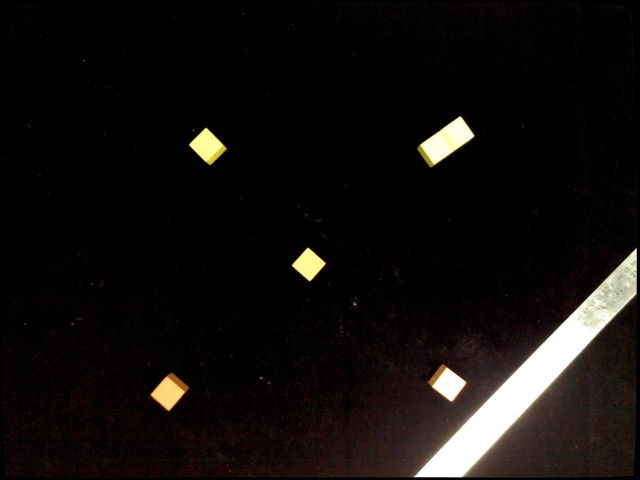
#> input picture Assignment4/TEST_IMG2022-11-18 20:52:20.598143.png, 1280 x 960 px (shown at 1/2 size)
$ python shapes.py 'TEST_IMG2022-11-18 20:52:20.598143.png'
#> lines starting #> are read from the running program, lines starting #| are printed output that depends on the picture; after the words box and inside, x2 and y2 are one past the last pixel; in counts of white or black regions, pixels touching at a corner belong together
import argparse
import math as m
from math import atan2, tan
from typing import List, Tuple

import cv2
import numpy as np
from matplotlib import pyplot as plt
from scipy.spatial.transform import Rotation as R

# Type definition
Point2D = Tuple[float, float]
Point3D = Tuple[float, float, float]  # (x, y, z)
Frame2D = Tuple[float, float, float]  # (x, y, phi)
Frame3D = Tuple

# Measured at:
# "     x,   y,   z,      rx,  ry,     rz"
# "350.00, 350, 730, -180.00, 0.0, 135.00"
intrinsic = np.array([
    [1.37792826e+03, 0.00000000e+00, 6.59752738e+02],
    [0.00000000e+00, 1.37632357e+03, 5.44888633e+02],
    [0.00000000e+00, 0.00000000e+00, 1.00000000e+00]
])
f = 1376.0
arm_position = (350, 350, 730)
arm_orientation = (-180, 0, 135)
rot = R.from_euler('xyz', arm_orientation, degrees=True).as_matrix()
offset = (0, -85, 0)

# Homogeneous transformation from camera to base
T = np.concatenate(
    (np.concatenate((rot, [[350], [350], [730]]), axis=1), [[0, 0, 0, 1]]), axis=0
)


# TODO: Maybe, we can split the modules as detector and controller.

def rotate2D(phi: float) -> np.ndarray:
    phi = m.radians(phi)

    return np.array([
        [m.cos(phi), -m.sin(phi), 0],
        [m.sin(phi), m.cos(phi), 0],
        [0, 0, 1]]
    )


def principleLine(w: int, frame: Frame2D):
    cx, cy, phi = frame

    # y - cY = k(x - cX)
    k = tan(phi)
    point1 = (0, -int(k * cx) + cy)
    point2 = (w, int(k * (w - cx) + cy))

    return point1, point2


def detect(_img: np.ndarray) -> List[Frame2D]:
    """Detect objects based on binary thresholding method.
    Return the coordinate of central points (pixel) and principle angle (radian) in image frame.
    """
    height, width = _img.shape[:2]
    dim = (width, height)

    _img = cv2.resize(_img, dim)
    gray = cv2.cvtColor(_img, cv2.COLOR_BGR2GRAY)
    blurred = cv2.GaussianBlur(gray, (5, 5), 0)
    _, thresh = cv2.threshold(blurred, 200, 255, cv2.THRESH_BINARY)
    contours, _ = cv2.findContours(thresh, cv2.RETR_TREE, cv2.CHAIN_APPROX_SIMPLE)

    # loop over the contours
    objects = []
    for c in contours:
        # compute the center of the contour, then detect the name of the
        # shape using only the contour
        moment = cv2.moments(c)
        if moment["m00"] == 0:
            continue

        cX = moment["m10"] / moment["m00"]
        cY = moment["m01"] / moment["m00"]

        # Principle angle 'phi' and slope 'k' = 'tan(phi)'
        phi = atan2(2 * moment["mu11"], (moment["mu20"] - moment["mu02"])) / 2
        objects.append((cX, cY, phi))

    return objects


# Function for debugging.
# To learn how the coordinate in 3D space maps to 2D space.
def camera2img(points: Point3D) -> np.ndarray:
    x, y, z = points
    p = [x, y, z, 1]

    r = rot
    t = (r @ -np.array([arm_position]).T) + np.array([offset]).T

    extrinsic = np.concatenate((r, t), axis=1)
    p = intrinsic @ extrinsic @ p
    p /= p[2]
    p = p[:2].tolist()

    return p


# Inverse function of camera2img
def img2camera(point: Point2D) -> np.ndarray:
    """Implements perspective transformation. (page 58, Lecture 6)
    """
    # FIXME:
    # I negated the denominator `f - z` but not sure whether it is correct.
    # (lambda - f) >= 0 in lecture notes but (lambda - f) < 0 here.
    x, y = point
    z = arm_position[2]
    point_img = np.array([x, y, z / -(f - z), 1])
    trans = np.diag([1, 1, f, f / -(f - z)])
    point_camera = (trans @ point_img)
    point_camera /= point_camera[-1]
    point_camera = point_camera[:-1]

    return point_camera


if __name__ == "__main__":
    parser = argparse.ArgumentParser(description="Binary thresholding detector.")
    parser.add_argument('input', help='Input file name')
    args = parser.parse_args()

    img = cv2.imread(args.input)
#> img is the input picture: shape (960, 1280, 3); mean B, G, R 13.7, 15.2, 18.3

    width, height = img.shape[1], img.shape[0]
#> width = 1280; height = 960
    aspect_ratio = width / height
#> aspect_ratio = 1.33
    downscale = 500 / height
#> downscale = 0.521
    upscale = 1 / downscale
#> upscale = 1.92

    dim = (int(500 * aspect_ratio), 500)
#> dim = (666, 500)

    objs = [(x * upscale, y * upscale, phi) for x, y, phi in detect(cv2.resize(img, dim))]
#> in detect, `gray = cv2.cvtColor(_img, cv2.COLOR_BGR2GRAY)`:
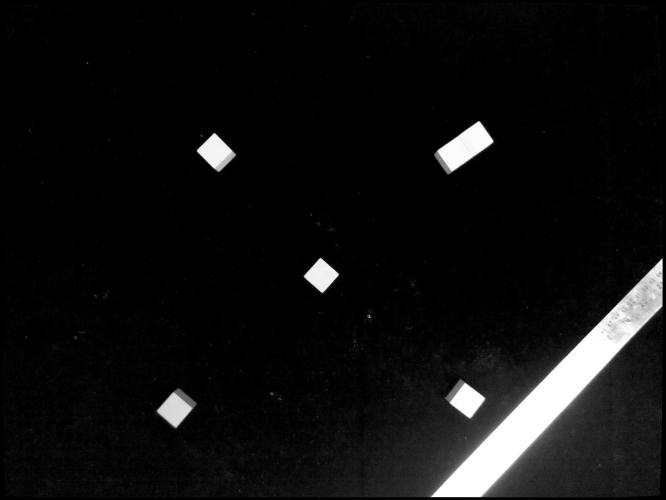
#> gray: shape (500, 666); min 0, max 255, mean 15.9
#> in detect, `_, thresh = cv2.threshold(blurred, 200, 255, cv2.THRESH_BINARY)`:
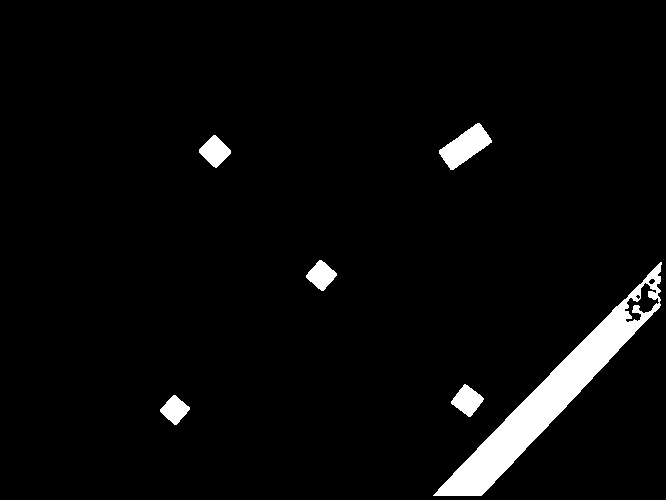
#> thresh: shape (500, 666); 3.9% white; 6 white regions
#> in detect, `contours, _ = cv2.findContours(thresh, cv2.RETR_TREE, cv2.CHAIN_APPROX..`: contours = 9 contours, 1 with area under 20; largest, box (x1, y1, x2, y2) and area: (433, 262, 662, 496) 9660, (439, 123, 492, 170) 1162, (624, 282, 660, 323) 576, (451, 384, 484, 417) 570, (199, 135, 231, 168) 570, (306, 260, 337, 291) 513, (160, 395, 190, 425) 474, (648, 278, 656, 285) 29
#> the loop in detect, `for c in contours:` made 9 passes
#> (cX, cY, phi) on passes 1 to 9: (174.4, 409.4, -0.856), (467, 400.1, 0.607), (554.2, 392.5, -0.804), (637.7, 296.3, 0.785), (641.3, 303.2, -0.905), (651.5, 281, -0.576), (320.9, 275, -0.678), (214.5, 151, 0.844), (464.9, 146, -0.622)
#> after the loop in detect, `for c in contours:`: objects = [(174.4, 409.4, -0.856), (467, 400.1, 0.607), (554.2, 392.5, -0.804), (637.7, 296.3, 0.785), (641.3, 303.2, -0.905), (651.5, 281, -0.576), (320.9, 275, -0.678), (214.5, 151, 0.844), (464.9, 146, -0.622)]
#> objs = [(334.8, 786.1, -0.856), (896.6, 768.3, 0.607), (1064.1, 753.6, -0.804), (1224.4, 568.9, 0.785), (1231.2, 582.1, -0.905), (1250.9, 539.5, -0.576), (616.2, 528, -0.678), (411.8, 289.9, 0.844), (892.6, 280.3, -0.622)]
    objs = objs[0:2] + objs[6:9]
#> objs = [(334.8, 786.1, -0.856), (896.6, 768.3, 0.607), (616.2, 528, -0.678), (411.8, 289.9, 0.844), (892.6, 280.3, -0.622)]
    for idx, obj in enumerate(objs, 1):
        cx, cy, phi = obj

        # Find the principle axis
        line = np.array(principleLine(dim[0], obj))

        # Find coordinate related to robot base
        # Magic that idkw:
        #  - shift (cx, cy) before rotating and translating from image frame to camera frame. .
        #  - Either +85 or -85 (camera offset in camera frame)
#> (the run stopped early here; a loop or call above may not have finished)

$ run again, on Assignment4/TEST_IMG2022-11-25 16:00:13.254034.png
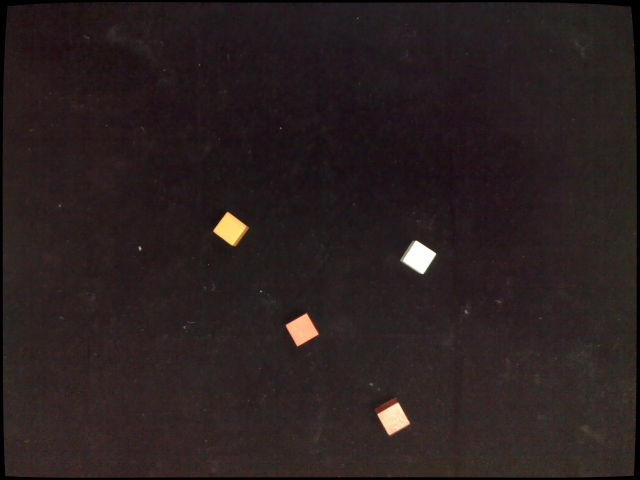
#> input picture Assignment4/TEST_IMG2022-11-25 16:00:13.254034.png, 1280 x 960 px (shown at 1/2 size)
#> img is the input picture: shape (960, 1280, 3); mean B, G, R 31.4, 31.3, 41.2
#> in detect, `gray = cv2.cvtColor(_img, cv2.COLOR_BGR2GRAY)`:
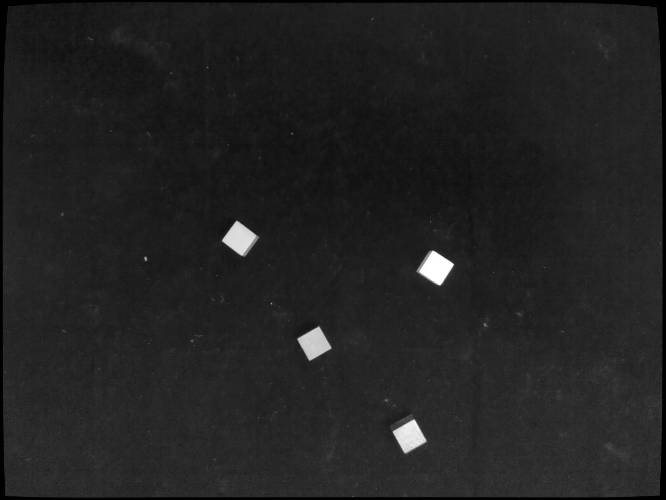
#> gray: shape (500, 666); min 0, max 255, mean 34.2
#> in detect, `_, thresh = cv2.threshold(blurred, 200, 255, cv2.THRESH_BINARY)`:
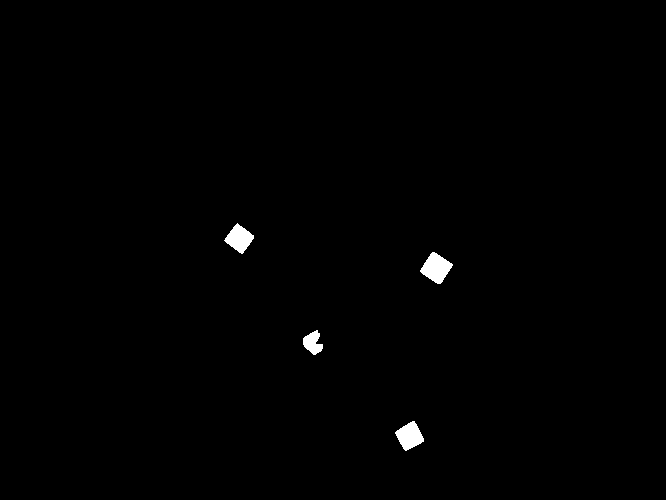
#> thresh: shape (500, 666); 0.59% white; 4 white regions
#> contours = 4 contours; box (x1, y1, x2, y2) and area: (420, 252, 453, 284) 576, (395, 421, 424, 451) 488, (224, 223, 254, 254) 476, (303, 330, 323, 355) 276
#> the loop in detect, `for c in contours:` made 4 passes
#> (cX, cY, phi) on passes 1 to 4: (409.2, 435.6, -1.3), (312.3, 342.5, 1.31), (435.8, 267.7, 1.48), (238.9, 238.2, 0.86)
#> after the loop in detect, `for c in contours:`: objects = [(409.2, 435.6, -1.3), (312.3, 342.5, 1.31), (435.8, 267.7, 1.48), (238.9, 238.2, 0.86)]
#> `objs = [(x * upscale, y * upscale, phi) for x, y, phi in detect(cv2.re..`: objs = [(785.7, 836.4, -1.3), (599.6, 657.6, 1.31), (836.8, 513.9, 1.48), (458.8, 457.3, 0.86)]
#> `objs = objs[0:2] + objs[6:9]`: objs = [(785.7, 836.4, -1.3), (599.6, 657.6, 1.31)]
